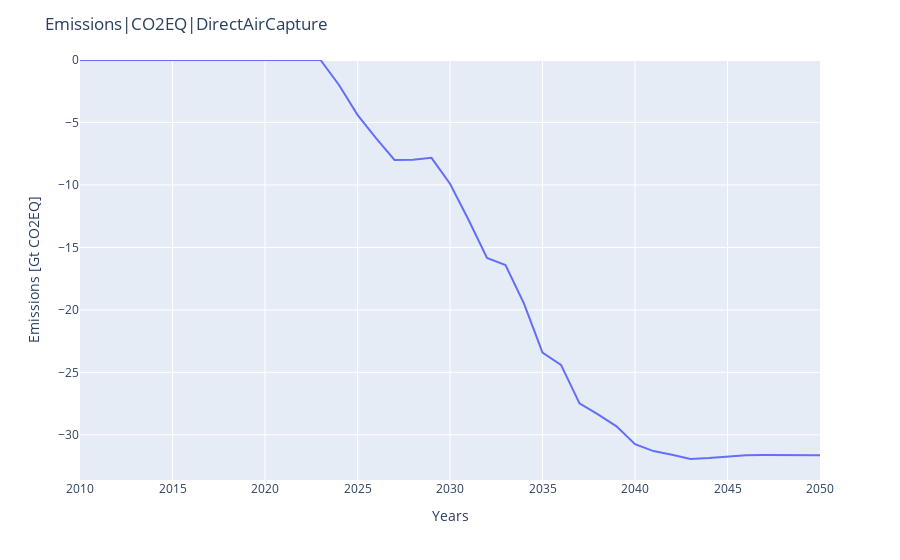

Write notebook code for a chart like this one.
### Code cell
## DAC technology - penetration
DAC=Emissions_DAC.transpose()
fig6 = px.line(DAC, x=DAC.index, y=DAC, height=700, width=1400)
fig6.update_layout(
    title="Emissions|CO2EQ|DirectAirCapture",
    xaxis_title="Years",
    yaxis_title="Emissions [Gt CO2EQ]", showlegend=False)
fig6.update_yaxes(rangemode='tozero', matches=None, showticklabels=True)
fig6.update_traces(hovertemplate='Year: %{x} <br>Emissions: %{y}')
fig6.show()

# run_selection = DAC.iloc[:, run:(run+1)]
# print(run_selection)
# fig6r = px.line(run_selection, x=run_selection.index, y=run_selection.columns)
# fig6r.update_layout(
#     title="Emissions|CO2EQ|DirectAirCapture",
#     xaxis_title="Years",
#     yaxis_title="Emissions [Gt CO2EQ]", showlegend=False)
# fig6r.update_traces(hovertemplate='Year: %{x} <br>Emissions: %{y}')
# fig6r.show()

### Figure 1 — Plotly figure (JSON) as saved in the notebook; plotly's stock layout.template omitted (floating-point values rounded to 4 significant figures)
{"data": [{"hovertemplate": "Year: %{x} <br>Emissions: %{y}", "legendgroup": "", "line": {"color": "#636efa", "dash": "solid"}, "marker": {"symbol": "circle"}, "mode": "lines", "name": "", "orientation": "v", "showlegend": false, "type": "scatter", "x": [2010, 2011, 2012, 2013, 2014, 2015, 2016, 2017, 2018, 2019, 2020, 2021, 2022, 2023, 2024, 2025, 2026, 2027, 2028, 2029, 2030, 2031, 2032, 2033, 2034, 2035, 2036, 2037, 2038, 2039, 2040, 2041, 2042, 2043, 2044, 2045, 2046, 2047, 2048, 2049, 2050], "xaxis": "x", "y": [0, 0, 0, 0, 0, 0, 0, 0, 0, 0, 0, 0, 0, 0, -2, -4.39, -6.262, -7.997, -7.986, -7.83, -9.908, -12.79, -15.85, -16.41, -19.5, -23.42, -24.4, -27.49, -28.37, -29.32, -30.74, -31.3, -31.59, -31.94, -31.86, -31.76, -31.63, -31.61, -31.61, -31.63, -31.63], "yaxis": "y"}], "layout": {"legend": {"tracegroupgap": 0}, "margin": {"t": 60}, "showlegend": false, "title": {"text": "Emissions|CO2EQ|DirectAirCapture"}, "xaxis": {"anchor": "y", "domain": [0, 1], "title": {"text": "Years"}}, "yaxis": {"anchor": "x", "domain": [0, 1], "rangemode": "tozero", "showticklabels": true, "title": {"text": "Emissions [Gt CO2EQ]"}}}}
